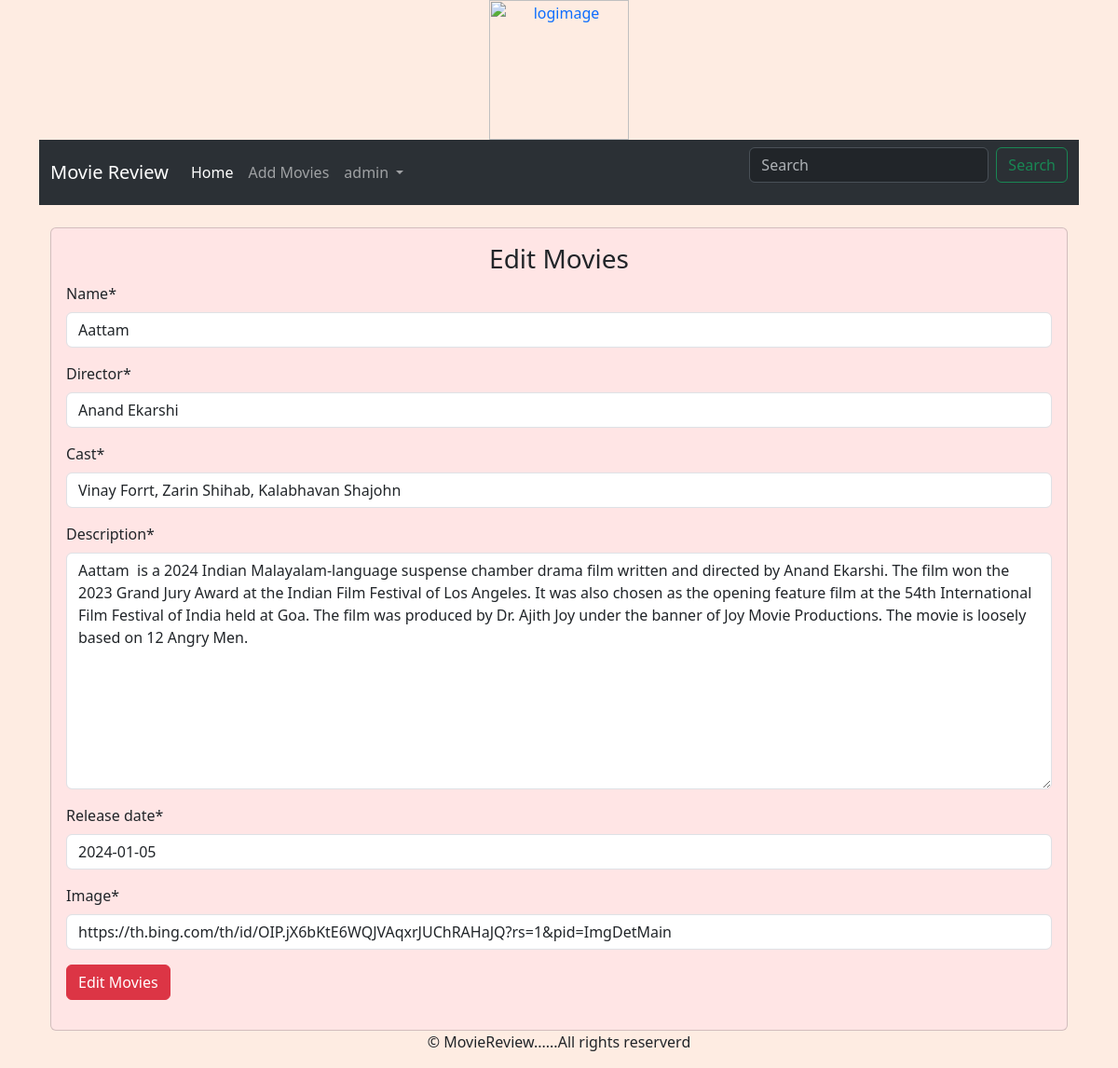
Page /editmovies/1/ (signed in) on the committed database.
### movieapp/models.py (models this page shows, shortened)
class Movie(models.Model):
    name=models.CharField(max_length=250)
    director= models.CharField(max_length=250)
    cast=models.CharField(max_length=800)
    description=models.TextField(max_length=3000)
    release_date=models.DateField()
    averageRating=models.FloatField(default=0)
    image=models.URLField(default=None,null=True)

### movieapp/views.py (the view)
# urls.py: path('editmovies/<int:id>/', views.edit_movies, name="edit_movies"),
def edit_movies(request,id):
    if request.user.is_authenticated:
        if request.user.is_superuser:
            movie=Movie.objects.get(id=id)
            if request.method=="POST":
                form=MovieForm(request.POST or None, instance=movie)
                if form.is_valid():
                    date=form.save(commit=False)
                    date.save()
                    return redirect("movieapp:detail", id)
            else:
                form=MovieForm(instance=movie)
            return render(request,'addmovies.html',{"form":form, "controller":"Edit Movies"})
        else:
            return redirect("movieapp:home")
    return redirect("credentials:login")

### movieapp/forms.py
class MovieForm(forms.ModelForm):
    class Meta:
        model = Movie
        fields=('name', 'director', 'cast', 'description', 'release_date', 'image')

### templates/addmovies.html (shortened to what this page needs)
{% extends 'base.html' %}
{% load crispy_forms_tags %}
{% load static %}
{% block content %}
<div class="container">
    <br>
    <div class="card" style="background-color:FFE5E5;">
        <div class="card-body">
            <h3 class="text-center">{{controller}}</h3>
            <form action="" method="POST" >
                {{ form|crispy}}
                <input type="submit" value="{{controller}}" class="btn btn-danger">
            </form>
        </div>
    </div>
</div>
{% endblock %}

### templates/base.html (shortened to what this page needs)
{% load static %}
<html lang="en">
<head>
    <link href="{% static 'css/bootstrap.min.css' %}" rel="stylesheet">
</head>
<body style="background:#FEECE2">
    <div class="container">
        {% include 'header.html' %}
        <div>
            {% include 'nav.html' %}
        </div>
        {% block content %}
        {% endblock %}
    </div>
    {% include 'footer.html' %}
</body>
</html>

### templates/header.html
{% load static %}
<header>
    <center>
        <a href="{% url 'movieapp:home' %}"><img src="{% static 'img/logo.png' %}" alt="logimage" width=150px; height=150px;></a>
    </center>
</header>

### templates/nav.html (shortened to what this page needs)
<nav class="navbar navbar-expand-lg  bg-body-tertiary" data-bs-theme="dark">
  <div class="container-fluid">
    <a class="navbar-brand" href="{% url 'movieapp:home' %}">Movie Review</a>
    <div class="collapse navbar-collapse" id="navbarSupportedContent">
      <ul class="navbar-nav me-auto mb-2 mb-lg-0">
        <li class="nav-item">
          <a class="nav-link active" aria-current="page" href="{% url 'movieapp:home' %}">Home</a>
        </li>
        <li class="nav-item">
          <a class="nav-link" href="{% url 'movieapp:add_movies' %}">Add Movies</a>
        </li>
         {% if user.is_authenticated %}
            <li class="nav-item dropdown">
              <a class="nav-link dropdown-toggle" href="#" role="button" data-bs-toggle="dropdown" aria-expanded="false">
                {{user.username}}
              </a>
            </li>
         {% else %}
            <li class="nav-item">
            <a class="nav-link" href="{% url 'credentials:register' %}">Register</a>
            <li class="nav-item">
            <a class="nav-link" href="{% url 'credentials:login' %}">Login</a>
         {% endif %}
        </ul>
      <form class="d-flex" role="search" action="{% url 'movieapp:home' %}" method ="GET">
        <input class="form-control me-2" type="search" placeholder="Search" aria-label="Search" name="title">
        <button class="btn btn-outline-success" type="submit">Search</button>
      </form>
    </div>
  </div>
</nav>

### templates/footer.html
<div class="footer navbar-fixed-bottom my_footer">
    <center>
            <p class="text-center">&copy; MovieReview......All rights reserverd</p>
    </center>
</div>

### rows in the picture
Movie: name "Aattam", director "Anand Ekarshi", cast "Vinay Forrt, Zarin Shihab, Kalabhavan Shajohn", description "Aattam is a 2024 Indian Malayalam-language suspense chamber drama film written and directed by Anand Ekarshi. The film won the 2023 Grand Jury Award at the Indian Film Festival of Los Angeles. It was also chosen as the opening feature film at the 54th International Film Festival of India held at Goa. The film was produced by Dr. Ajith Joy under the banner of Joy Movie Productions. The movie is loosely based on 12 Angry Men.", release_date "2024-01-05", image "https://th.bing.com/th/id/OIP.jX6bKtE6WQJVAqxrJUChRAHaJQ?rs=1&pid=ImgDetMain"

### other values in the picture
{{ user.username }} "admin"
{{ controller }} "Edit Movies"
